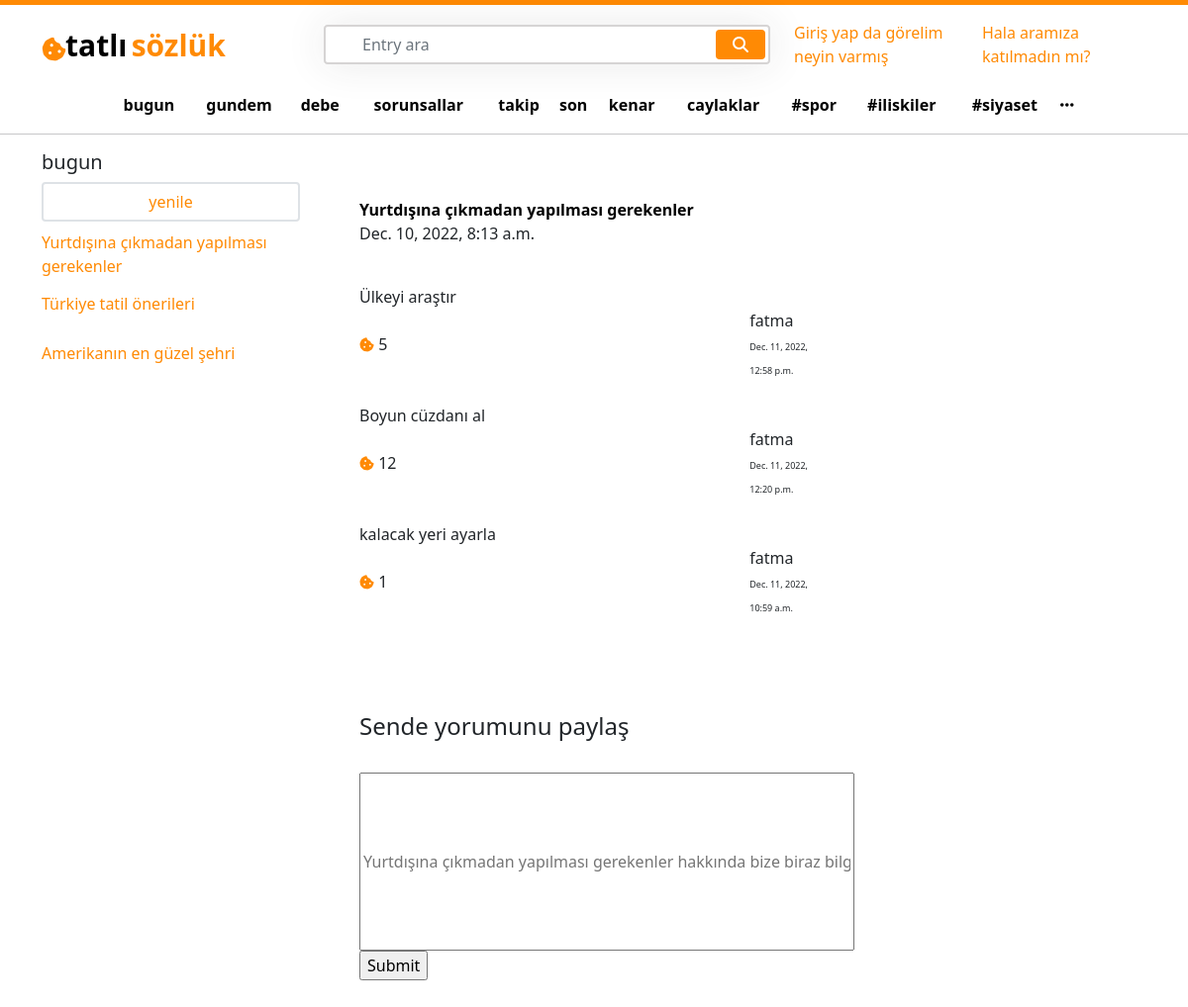
The page /Yurtdışına çıkmadan yapılması gerekenler/ on the database as committed earlier.
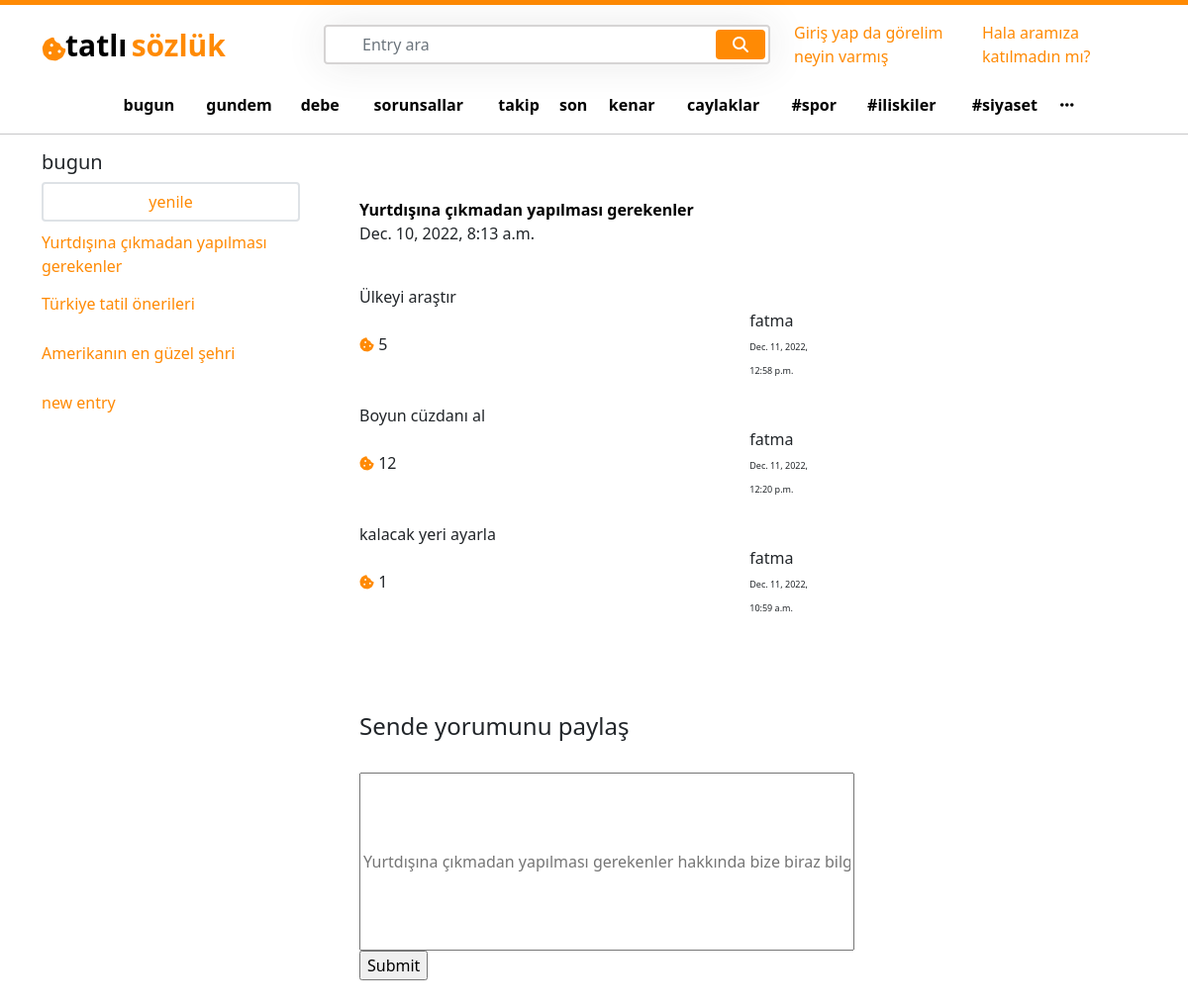
The same page on the database as committed later.
### entry/models.py (models this page shows, shortened)
class Entry(models.Model):
    user = models.ForeignKey(User, on_delete=models.CASCADE)
    entry_slug =  models.CharField(max_length=85, blank=True, null=True)
    entry_name =  models.CharField(max_length=85, blank=True, null=True)
    created_at = models.DateTimeField(auto_now_add=True)
    updated_at = models.DateTimeField(auto_now=True)

class EntryComments(models.Model):
    comment_body =  models.CharField(max_length=85, blank=True, null=True)
    commented_entry = models.ForeignKey(Entry, on_delete=models.CASCADE)
    likes_to_the_comment = models.PositiveIntegerField(default=0)
    created_at = models.DateTimeField(auto_now_add=True)

### user/models.py (models this page shows, shortened)
class User(AbstractBaseUser):
    email = models.EmailField(max_length=100, unique=True)
    username = models.CharField(max_length=50, unique=True)
    date_joined = models.DateTimeField(auto_now_add=True)
    last_login = models.DateTimeField(auto_now_add=True)
    created_date = models.DateTimeField(auto_now_add=True)
    modified_date = models.DateTimeField(auto_now=True)
    is_admin = models.BooleanField(default=True)
    is_staff = models.BooleanField(default=True)
    is_active = models.BooleanField(default=True)
    is_superadmin = models.BooleanField(default=True)
    USERNAME_FIELD = 'email'
    REQUIRED_FIELDS = ['username']
    objects = UserManager()

### entry/views.py (the view)
# urls.py: path('<str:pk>/', views.entry_detail, name='entry_detail'),
def entry_detail(request, pk):
    all_entries = Entry.objects.all()
    entry_detail = get_object_or_404(Entry, entry_name=pk)
    bring_entry_info = Entry.objects.filter(entry_name=pk)
    entry_comment = EntryComments.objects.filter(commented_entry__entry_name=pk).order_by('-created_at')
    if request.method == "POST":
        comment_body = request.POST['comment_body']
        new_comment = EntryComments.objects.create(commented_entry=entry_detail, comment_body=comment_body)
        new_comment.save()
    context = {
        'entry_detail' : entry_detail,
        "all_entries" :  all_entries,
        'bring_entry_info' : bring_entry_info,
        'entry_comment' :entry_comment,
    }
    return render(request, "entry_detail.html",context )

### templates/entry_detail.html (shortened to what this page needs)
{% extends 'base.html' %}
{% load static %}
{% block content %}
<div class="col-lg-6 p-5 ">
    <div class="row">
        {% for i in bring_entry_info %}
            <div class="col-lg-12">
                <a href="{% url 'entry_detail' i.id %}" >
                    <b style="color:black ;">  {{i.entry_name}}</b>
                </a>
            </div>
            <div class="col-lg-12">
                {{i.created_at}}
            </div>
            <div class="col-lg-12 mt-3">
                {% for a in entry_comment %}
                <div class="col-lg-12 mt-4">
                    {{a.comment_body}}
                </div>
                   <div class="row justify-content-between">
                        <div class="col-lg-3 my-auto">
                            <i class="fa-solid fa-cookie-bite" id="logo" style="font-size:15px ;"></i>
                            {{a.likes_to_the_comment}}
                        </div>
                        <div class="col-lg-5">
                            <div class="row justify-content-end">
                                <div class="col-lg-6">
                                    <div class="col-lg-12">
                                        {{a.commented_entry.user.username}}
                                    </div>
                                    <div class="col-lg-12">
                                       <small style="font-size: 9px;">{{a.created_at}}</small>
                                    </div>
                                </div>
                            </div>
                        </div>
                    </div>
                {% endfor %}
            </div>
        <div class="col-lg-12">
            <form action="" method="POST">
                <div class="col-lg-12">
                    <b>{{searched_entry}}</b><br><br><br><br>
                    <h4>Sende yorumunu paylaş </h4>
                     <br>
<input placeholder="{{i.entry_name}} hakkında bize biraz bilgi ver" name="comment_body" style="height:180px; width: 500px;"></input>{{form.comment_body}}
                    <br>
                    <input type="submit" value="Submit">
                </div>
            </form>
        </div>
        {% endfor %}
    </div>
</div>
{% endblock %}

### templates/base.html (shortened to what the changed rows need)
{% load static %}
<!DOCTYPE html>
<html lang="en">
<head>
    <link href="https://cdn.jsdelivr.net/npm/bootstrap@5.1.3/dist/css/bootstrap.min.css" rel="stylesheet">
    <link rel="stylesheet" href="https://cdnjs.cloudflare.com/ajax/libs/font-awesome/6.2.1/css/all.min.css" />
    <link rel="stylesheet" href="{% static 'css/home.css' %}">
</head>
<body>
<div class="container">
    <div class="row">
        <div class="col-lg-3 main_left">
            <div class="col-lg-12 mt-2">
                <ul class='p-0 ul_left'>
                        {% for i in all_entries %}
                        <li class="li">
                            <a href="{% url 'entry_detail' i.entry_name %}">
                            {{i.entry_name}}
                            </a>
                        </li>
                        {% endfor %}
                </ul>
            </div>
        </div>
{% block content %}
{% endblock %}
</body>
</html>

Rows that differ between the two databases and show on the page:
added Entry: entry_name "new entry", shown under "bugun"
